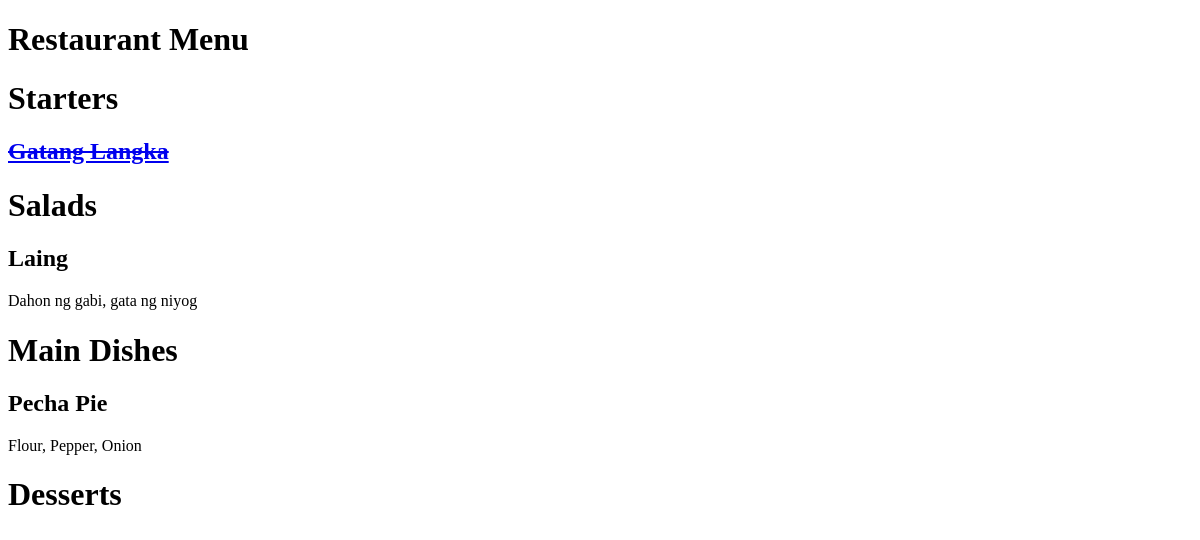
Before: / with the older database file.
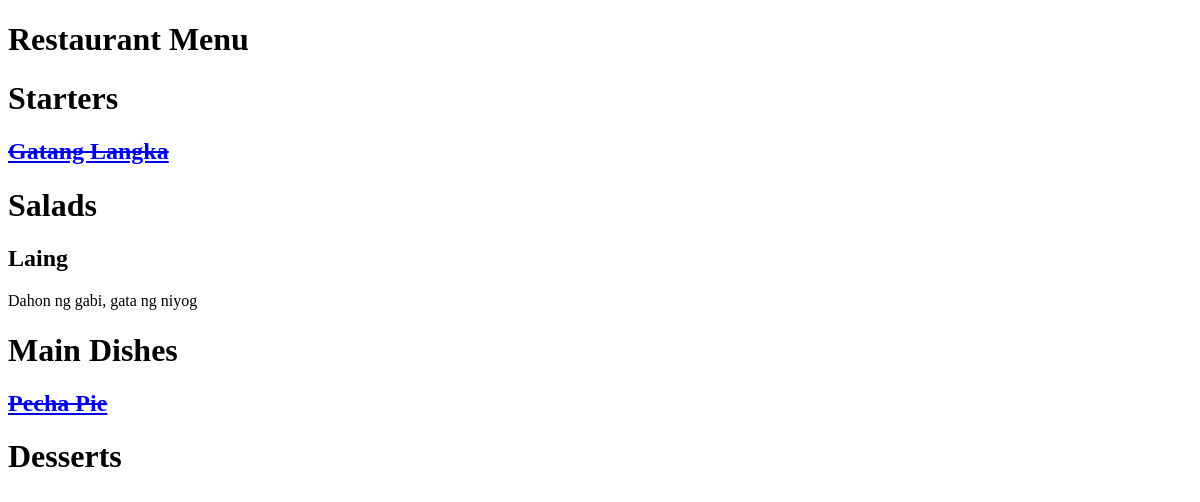
After: the same page with the newer database file.
### restaurant_menu/models.py (models this page shows, shortened)
class Item(models.Model): #creating the columns in the table
    meal = models.CharField(max_length=1000, unique=True) #unique to avoid duplicate values
    description = models.CharField(max_length=2000) #no need to set unique because this variable can have duplicate values
    price = models.DecimalField(max_digits=10, decimal_places=2)
    meal_type = models.CharField(max_length=200,choices=MEAL_TYPE)
    author = models.ForeignKey(User, on_delete=models.PROTECT) #if an author makes a meal, and if he is removed from the users, all his created items
    status = models.IntegerField(choices=STATUS, default=0)
    date_created = models.DateTimeField(auto_now=True) #will generated date-time stamps whenever a meal is created
    date_updated = models.DateTimeField(auto_now=True) #will generated date-time stamps whenever a meal is created

### restaurant_menu/views.py (the view)
# urls.py: path('', views.MenuList.as_view(), name='home')
class MenuList(generic.ListView):
    queryset = Item.objects.order_by('date_created') #imported from models.py, we can put a minus sign to reverse the order
    template_name = 'index.html' #will be created in the project directory which must be named 'templates', this line also connects the html file
    def get_context_data(self, *, object_list=None, **kwargs):
        context = super().get_context_data(**kwargs) #to output the dispay with the items
        context['meals'] = MEAL_TYPE
        return context

### templates/index.html (shortened to what this page needs)
<!DOCTYPE html>
<html lang="en">
<head>
</head>
<body>
    <h1>Restaurant Menu</h1>
        {% for meal in meals %}
        <h1>{{ meal.1 }}</h1>
            {% for row in item_list %}
                {% if row.meal_type == meal.0 %}
                    {% if row.status == 0 %}
                            <a href="https://food.grab.com/"><h2><del>{{ row.meal }}</del></h2></a>
                    {% else  %}
                        <h2>{{ row.meal }}</h2>
                        <p>{{ row.description }}</p>
                    {% endif %}
                {% endif %}
            {% endfor %}
        {% endfor %}
</body>
</html>

Changed rows visible on the page:
changed Item "Pecha Pie": status 1 → 0 (drawn)
Other visible differences:
list line gone: "Pecha Pie Flour, Pepper, Onion"
new list line: "Pecha Pie"
